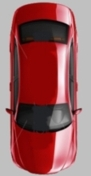
#> input picture 1/scar12.jpg, 91 x 176 px
$ python histogram3.py --image ../1/scar12.jpg   (Python 2 division)
#> lines starting #> are read from the running program, lines starting #| are printed output that depends on the picture
# 2D and 3D color histograms
# http://www.pyimagesearch.com/2014/01/22/clever-girl-a-guide-to-utilizing-color-histograms-for-computer-vision-and-image-search-engines/

from matplotlib import pyplot as plt
import numpy as np
import argparse
import cv2

# construct the argument parser and parse the arguments
ap = argparse.ArgumentParser()
ap.add_argument("-i", "--image", required = True, help = "Path to the image")
args = vars(ap.parse_args())

# load the image and show it
image = cv2.imread(args["image"])
#> image is the input picture: shape (176, 91, 3); mean B, G, R 97.1, 95.3, 152.3
cv2.imshow("image", image)

chans = cv2.split(image)
#colors = ("b", "g", "r")
num_bins = 32 # 256

# let's move on to 2D histograms -- I am reducing the
# number of bins in the histogram from 256 to 32 so we
# can better visualize the results
fig = plt.figure()

# plot a 2D color histogram for green and blue
ax = fig.add_subplot(131)
hist = cv2.calcHist([chans[1], chans[0]], [0, 1], None,
	[num_bins, num_bins], [0, 256, 0, 256])
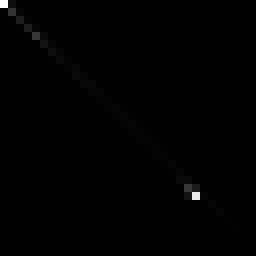
#> hist: shape (32, 32) float32 (shown 8 times larger); min 0, max 3582, mean 15.6; drawn with min black and max white
p = ax.imshow(hist, interpolation = "nearest")
ax.set_title("2D Color Histogram for Green and Blue")
plt.colorbar(p)

# plot a 2D color histogram for green and red
ax = fig.add_subplot(132)
hist = cv2.calcHist([chans[1], chans[2]], [0, 1], None,
	[num_bins, num_bins], [0, 256, 0, 256])
p = ax.imshow(hist, interpolation = "nearest")
ax.set_title("2D Color Histogram for Green and Red")
plt.colorbar(p)

# plot a 2D color histogram for blue and red
ax = fig.add_subplot(133)
hist = cv2.calcHist([chans[0], chans[2]], [0, 1], None,
	[num_bins, num_bins], [0, 256, 0, 256])
p = ax.imshow(hist, interpolation = "nearest")
ax.set_title("2D Color Histogram for Blue and Red")
plt.colorbar(p)

# finally, let's examine the dimensionality of one of
# the 2D histograms
print "2D histogram shape: %s, with %d values" % (
	hist.shape, hist.flatten().shape[0])
#| 2D histogram shape: (32, 32), with 1024 values

# our 2D histogram could only take into account 2 out
# of the 3 channels in the image so now let's build a
# 3D color histogram (utilizing all channels) with 8 bins
# in each direction -- we can't plot the 3D histogram, but
# the theory is exactly like that of a 2D histogram, so
# we'll just show the shape of the histogram

hist = cv2.calcHist([image], [0, 1, 2],
	None, [8, 8, 8], [0, 256, 0, 256, 0, 256])
print "3D histogram shape: %s, with %d values" % (
	hist.shape, hist.flatten().shape[0])
#| 3D histogram shape: (8, 8, 8), with 512 values

plt.show()
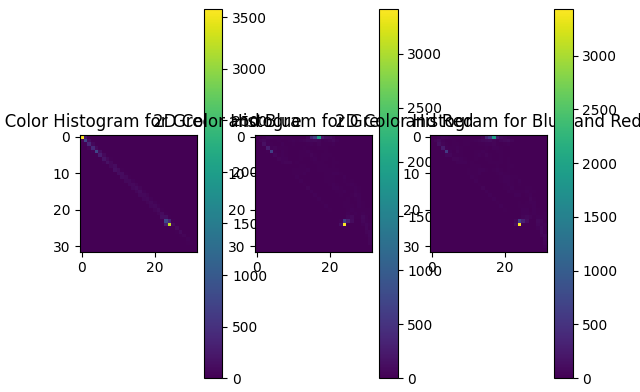
#> figure drawn by matplotlib, 6 panels
cv2.waitKey(0)
cv2.destroyAllWindows()
